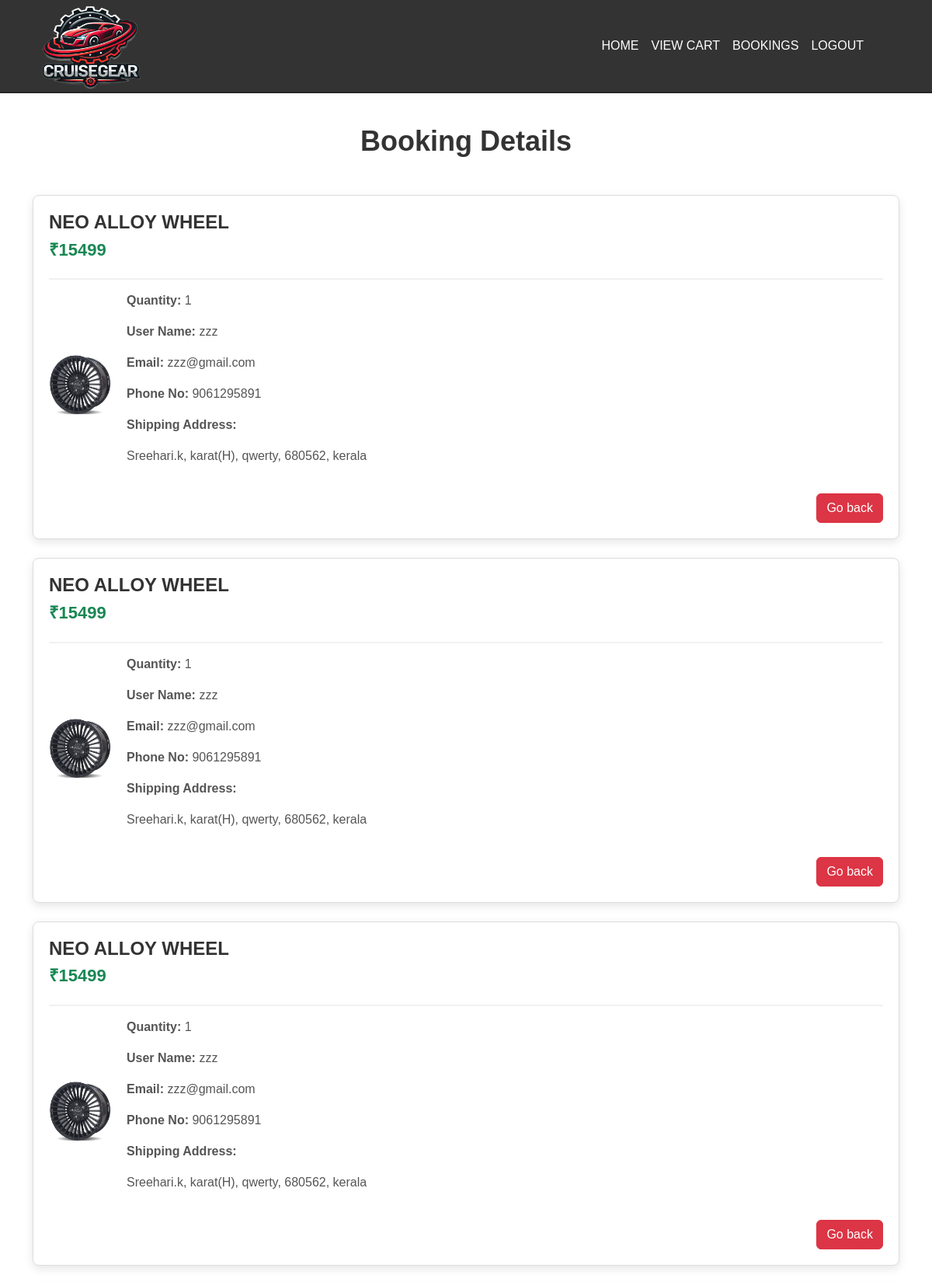
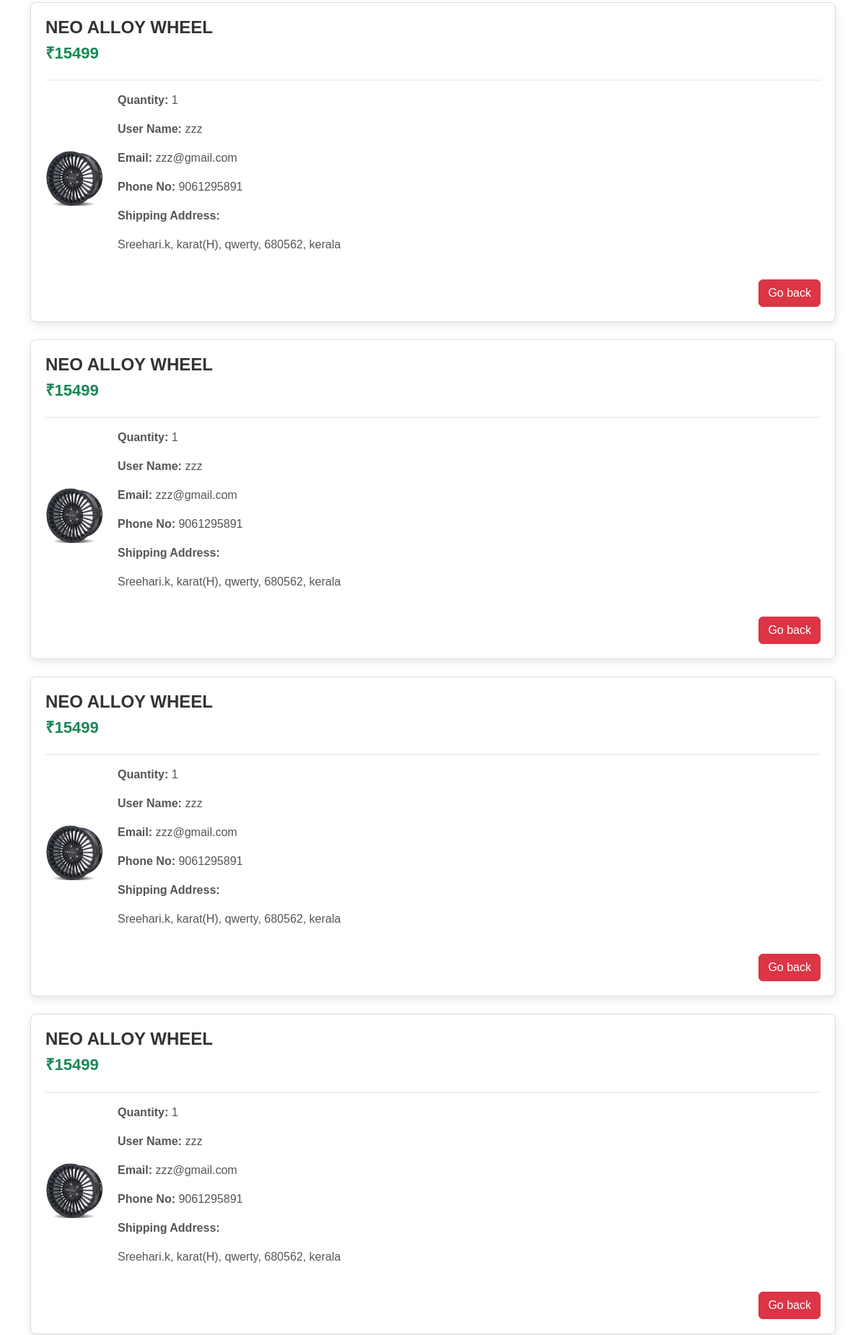
Page /userbookings (signed in, upper part) on the committed database (2 pictures, top to bottom).
### app/models.py (models this page shows)
class Buy(models.Model):
    Address=models.ForeignKey(Address,on_delete=models.CASCADE)
    details=models.ForeignKey(details,on_delete=models.CASCADE)
    user=models.ForeignKey(User,on_delete=models.CASCADE)
    qty=models.IntegerField()
    t_price=models.IntegerField()
    date=models.DateField(auto_now_add=True)

class details(models.Model):
    product=models.ForeignKey(product,on_delete=models.CASCADE)
    price=models.IntegerField()
    offer_price=models.IntegerField()
    stock=models.IntegerField()
    weight=models.TextField()

class product(models.Model):
    categories=models.ForeignKey(category,on_delete=models.CASCADE)
    pid=models.TextField(unique=True)
    name=models.TextField()
    dis=models.TextField()
    img=models.FileField()

class Address(models.Model):
    user=models.ForeignKey(User,on_delete=models.CASCADE)
    name=models.TextField()
    phn=models.IntegerField()
    house=models.TextField()
    street=models.TextField()
    pin=models.IntegerField()
    state=models.TextField()

### app/views.py (the view)
# urls.py: path('userbookings',views.user_bookings),
def user_bookings(req):
    user=User.objects.get(username=req.session['user'])
    bookings=Buy.objects.filter(user=user)[::-1]
    return render(req,'user/bookings.html',{'bookings':bookings})

### templates/user/bookings.html (shortened to what this page needs)
<!DOCTYPE html>
<html lang="en">
<head>
    {% load static %}
    <link href="https://cdn.jsdelivr.net/npm/bootstrap@5.3.3/dist/css/bootstrap.min.css" rel="stylesheet">
    <link rel="stylesheet" href="{% static 'booking.css' %}">
</head>
<body>
    <nav class="navbar navbar-expand-sm">
        <div class="container-fluid">
            <img src="../../static/cruisegear2br.png" style="width: 165px;height: 140px;" alt="">
            <div class="collapse navbar-collapse" id="collapsibleNavbar">
                <ul class="navbar-nav ms-auto me-5 ">
                    <li class="nav-item"><a class="nav-link fcolor" href="user_home">HOME</a></li>
                    <li class="nav-item"><a class="nav-link fcolor" href="viewcart">VIEW CART</a></li>
                    <li class="nav-item"><a class="nav-link fcolor" href="../userbookings">BOOKINGS</a></li>
                    <li class="nav-item"><a class="nav-link fcolor" href="logout">LOGOUT</a></li>
                </ul>
            </div>
        </div>
    </nav>
    <div class="order-details-container">
        <div class="container">
            <h2 class="order-title text-center mb-5">Booking Details</h2>
            <div class="row">
                {% for i in bookings %}
                    <div class="col-lg-12">
                        <div class="order-card mb-4">
                            <div class="order-card-header">
                                <h4 class="order-product-name">{{i.details.product.name}}</h4>
                                <h5 class="order-price text-success">₹{{i.t_price}}</h5>
                            </div>
                            <div class="order-card-body">
                                <div class="order-item-details">
                                    <img src="{{i.details.product.img.url}}" class="order-item-image" alt="">
                                    <div class="order-item-info">
                                        <p><strong>Quantity:</strong> {{i.qty}}</p>
                                        <p><strong>User Name:</strong> {{i.user.first_name}}</p>
                                        <p><strong>Email:</strong> {{i.user.email}}</p>
                                        <p><strong>Phone No:</strong> {{i.Address.phn}}</p>
                                        <p><strong>Shipping Address:</strong></p>
                                        <p>{{i.Address.name}}, {{i.Address.house}}, {{i.Address.street}}, {{i.Address.pin}}, {{i.Address.state}}</p>
                                    </div>
                                </div>
                            </div>
                            <div class="order-card-footer text-end">
                                <a href="../user_home" class="btn btn-danger">Go back</a>
                            </div>
                        </div>
                    </div>
                {% empty %}
                    <p class="text-center mt-5">No data available</p>
                {% endfor %}
            </div>
        </div>
    </div>
</body>
</html>

### static/booking.css (style rules this page uses)
body { background-color: white; font-family: 'Arial', sans-serif; margin: 0; padding: 0; padding-top: 120px; }
.navbar { width: 100%; height: 120px; background-color: #333; position: fixed; top: 0; left: 0; z-index: 1000; display: flex; justify-content: center; align-items: center; color: white; text-align: center; border-bottom: 2px solid rgb(39, 37, 38); padding: 20px; }
.fcolor { color: white; }
.order-details-container { background-color: #ffffff; padding: 40px 0; }
.order-title { font-size: 36px; font-weight: bold; color: #333; }
.order-card { border: 1px solid #ddd; border-radius: 8px; background-color: #fff; box-shadow: 0 4px 12px rgba(0, 0, 0, 0.1); margin-bottom: 20px; padding: 20px; }
.order-card-header { border-bottom: 2px solid #f1f1f1; padding-bottom: 15px; margin-bottom: 15px; }
.order-product-name { font-size: 24px; font-weight: bold; color: #333; }
.order-price { font-size: 22px; font-weight: bold; }
.order-card-body { display: flex; align-items: center; justify-content: space-between; }
.order-item-details { display: flex; align-items: center; }
.order-item-image { width: 80px; height: 80px; object-fit:cover; border-radius: 8px; margin-right: 20px; }
.order-item-info { font-size: 16px; color: #555; }
.order-card-footer { padding-top: 20px; }
.order-card-footer .btn { font-size: 16px; }

### rows in the picture
Buy: details.product.name "NEO ALLOY WHEEL", t_price "15499", details.product.img (picture), qty "1", user.first_name "zzz", user.email "zzz@gmail.com", Address.phn "9061295891", Address.name "Sreehari.k", Address.house "karat(H)", Address.street "qwerty", Address.pin "680562", Address.state "kerala"
Buy: details.product.name "NEO ALLOY WHEEL", t_price "15499", details.product.img (picture), qty "1", user.first_name "zzz", user.email "zzz@gmail.com", Address.phn "9061295891", Address.name "Sreehari.k", Address.house "karat(H)", Address.street "qwerty", Address.pin "680562", Address.state "kerala"
Buy: details.product.name "NEO ALLOY WHEEL", t_price "15499", details.product.img (picture), qty "1", user.first_name "zzz", user.email "zzz@gmail.com", Address.phn "9061295891", Address.name "Sreehari.k", Address.house "karat(H)", Address.street "qwerty", Address.pin "680562", Address.state "kerala"
Buy: details.product.name "NEO ALLOY WHEEL", t_price "15499", details.product.img (picture), qty "1", user.first_name "zzz", user.email "zzz@gmail.com", Address.phn "9061295891", Address.name "Sreehari.k", Address.house "karat(H)", Address.street "qwerty", Address.pin "680562", Address.state "kerala"
Buy: details.product.name "NEO ALLOY WHEEL", t_price "15499", details.product.img (picture), qty "1", user.first_name "zzz", user.email "zzz@gmail.com", Address.phn "9061295891", Address.name "Sreehari.k", Address.house "karat(H)", Address.street "qwerty", Address.pin "680562", Address.state "kerala"
Buy: details.product.name "NEO ALLOY WHEEL", t_price "15499", details.product.img (picture), qty "1", user.first_name "zzz", user.email "zzz@gmail.com", Address.phn "9061295891", Address.name "Sreehari.k", Address.house "karat(H)", Address.street "qwerty", Address.pin "680562", Address.state "kerala"
Buy: details.product.name "NEO ALLOY WHEEL", t_price "15499", details.product.img (picture), qty "1", user.first_name "zzz", user.email "zzz@gmail.com", Address.phn "9061295891", Address.name "Sreehari.k", Address.house "karat(H)", Address.street "qwerty", Address.pin "680562", Address.state "kerala"
